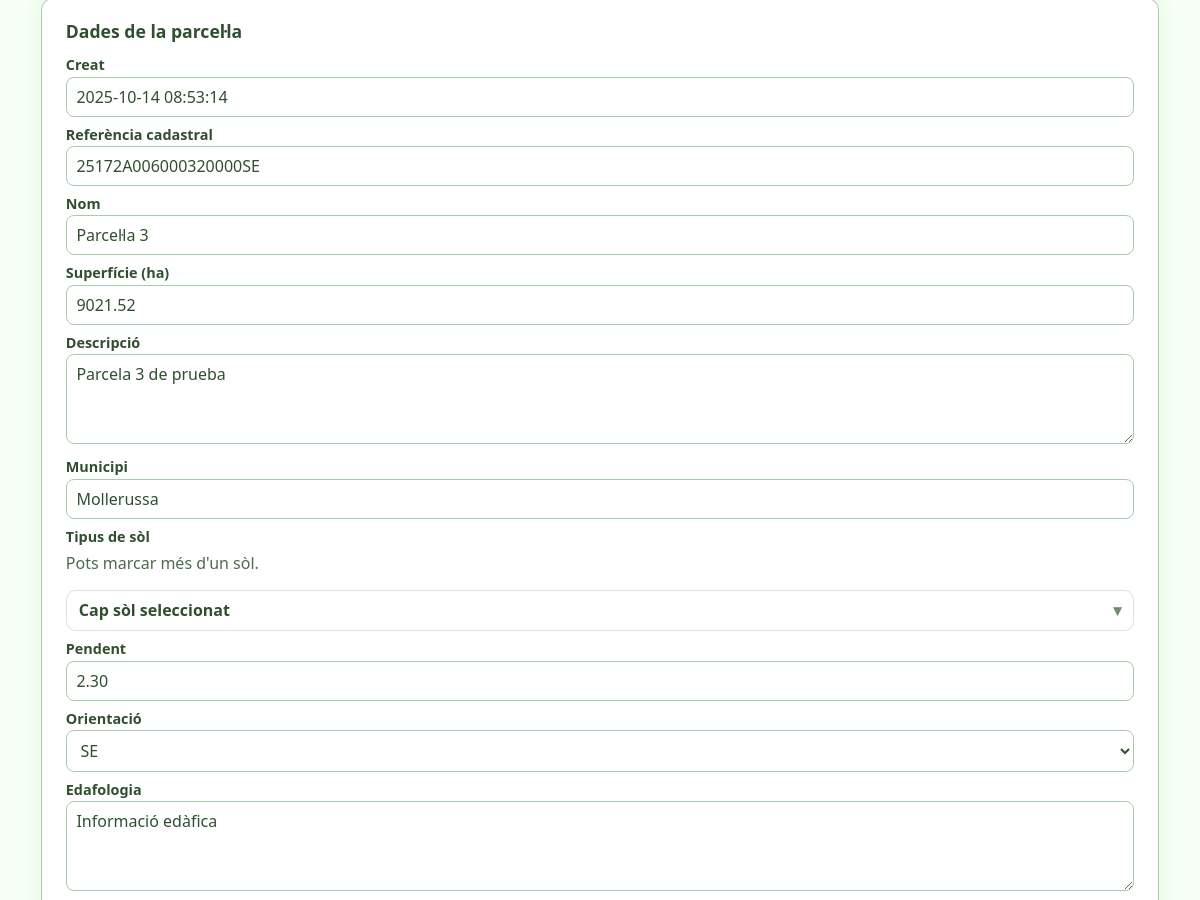
/PHP/editar_parcela.php?id=3 (middle part), run on an earlier commit of the app's database.
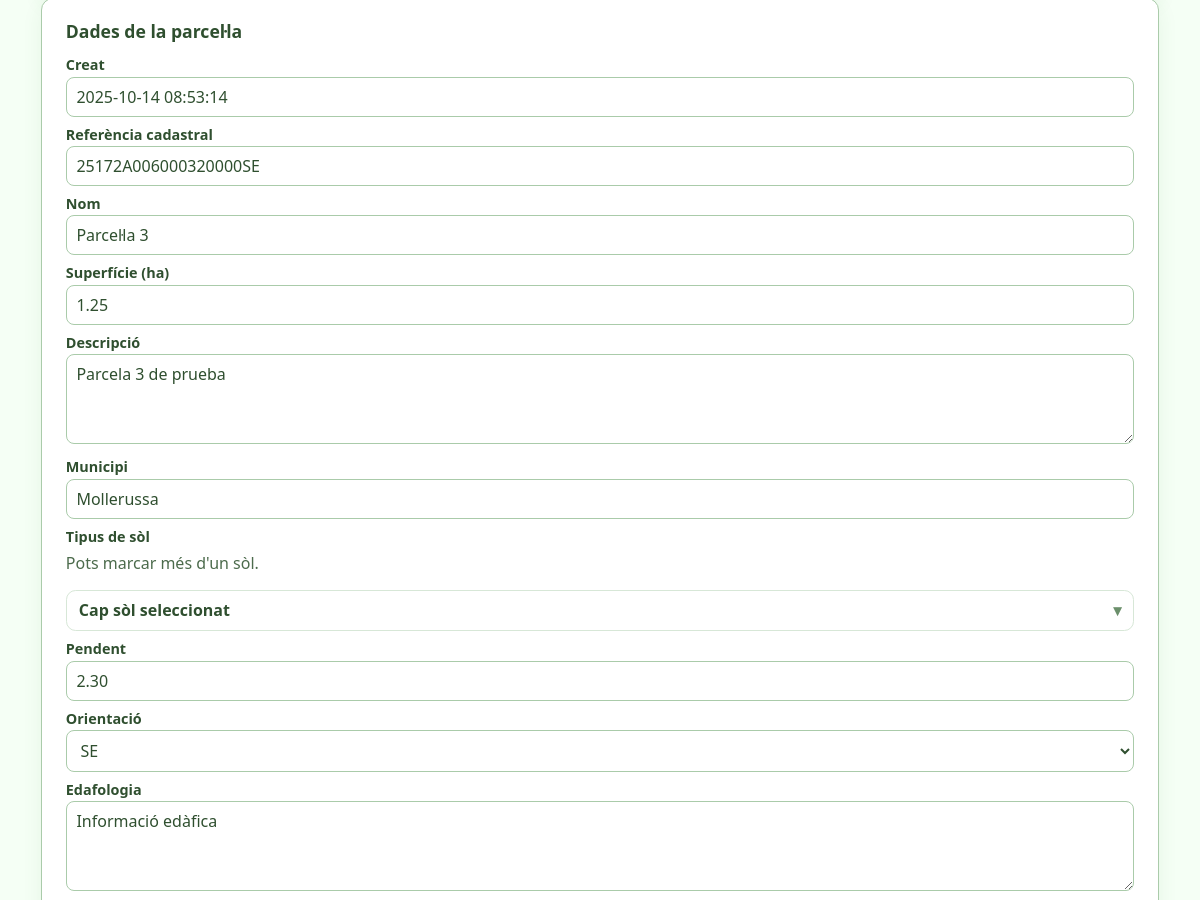
And on a later commit of the database.
### tables this page shows
CREATE TABLE `parcela` (
  `id_parcela` int(11) NOT NULL AUTO_INCREMENT,
  `ref_cadastral` varchar(50) NOT NULL,
  `nom` varchar(100) DEFAULT NULL,
  `superficie` decimal(10,2) DEFAULT NULL,
  `descripcio` text DEFAULT NULL,
  `municipi` varchar(100) DEFAULT NULL,
  `geometria` geometry NOT NULL,
  `geometria_kml` longtext NOT NULL,
  `foto_url` varchar(255) DEFAULT NULL,
  `edafo` text DEFAULT NULL,
  `documentacio` text DEFAULT NULL,
  `created_at` timestamp NULL DEFAULT current_timestamp(),
  `pendent` decimal(5,2) DEFAULT NULL COMMENT 'Percentatge de pendent',
  `orientacio` enum('N','S','E','O','NE','NO','SE','SO') DEFAULT NULL COMMENT 'Orientació dominant',
  PRIMARY KEY (`id_parcela`),
  UNIQUE KEY `ref_cadastral` (`ref_cadastral`),
  SPATIAL KEY `geometria` (`geometria`)
);

### PHP/editar_parcela.php (the view, shortened to what this page needs)
<?php
$conn = new mysqli("localhost","root","","web");
$id = intval($_GET['id'] ?? 0);
$stmt = $conn->prepare("SELECT p.*, ST_AsGeoJSON(p.geometria) AS geometria_geojson FROM parcela p WHERE p.id_parcela=?");
$stmt->bind_param("i", $id);
$stmt->execute();
$res = $stmt->get_result();
$p = $res ? $res->fetch_assoc() : null;
$sols = [];
$stmt = $conn->prepare("SELECT id_sol, tipus FROM sol ORDER BY tipus");
$stmt->execute();
$res = $stmt->get_result();
if ($res) {
    while ($row = $res->fetch_assoc()) {
        $sols[] = $row;
    }
}
?>
<!DOCTYPE html>
<html lang="ca">
<head>
<link rel="stylesheet" href="../HTML/styles.css">
<link rel="stylesheet" href="https://unpkg.com/leaflet/dist/leaflet.css" />
<link rel="stylesheet" href="https://unpkg.com/leaflet-draw/dist/leaflet.draw.css"/>
<link rel="stylesheet" href="https://cdnjs.cloudflare.com/ajax/libs/font-awesome/6.5.1/css/all.min.css">
</head>
<body>
  <div class="page">
    <div class="panel">
      <h2 class="panel-title">Dades de la parcel·la</h2>
      <form method="post" action="../PHP/guardar_edicion_parcela.php" enctype="multipart/form-data">
        <label>Creat</label>
        <input type="text" value="<?= htmlspecialchars($p['created_at']) ?>" readonly>
        <label>Referència cadastral</label>
        <input type="text" name="ref_cadastral" value="<?= htmlspecialchars($p['ref_cadastral']) ?>" required>
        <label>Nom</label>
        <input type="text" name="nom" value="<?= htmlspecialchars($p['nom']) ?>">
        <label>Superfície (ha)</label>
        <input type="number" step="0.01" name="superficie" id="superficie" value="<?= htmlspecialchars($p['superficie']) ?>">
        <label>Descripció</label>
        <textarea name="descripcio"><?= htmlspecialchars($p['descripcio']) ?></textarea>
        <label>Municipi</label>
        <input type="text" name="municipi" value="<?= htmlspecialchars($p['municipi']) ?>">
        <label>Tipus de sòl</label>
        <?php if (!empty($sols)): ?>
          <p style="margin-top:6px; color:#4c6b4c;">Pots marcar més d'un sòl.</p>
          <div class="multiselect" data-multiselect>
            <button type="button" class="multiselect-toggle">Selecciona sòls</button>
          </div>
        <?php else: ?>
          <p style="margin-top:8px; color:#8a2a2a;">No hi ha sòls disponibles. Crea un sòl abans d'assignar-lo.</p>
        <?php endif; ?>
        <label>Pendent</label>
        <input type="number" step="0.01" name="pendent" value="<?= $p['pendent'] ?>">
        <label>Orientació</label>
        <select name="orientacio">
          <?php
          $opcions = ['N','S','E','O','NE','NO','SE','SO'];
          foreach ($opcions as $op) {
              $sel = ($op === ($p['orientacio'] ?? '')) ? 'selected' : '';
              echo "<option value=\"$op\" $sel>$op</option>";
          }
          ?>
        </select>
        <label>Edafologia</label>
        <textarea name="edafo"><?= htmlspecialchars($p['edafo']) ?></textarea>
      </form>
    </div>
  </div>
</body>
</html>

What changed in the data, as far as the page shows it:
changed parcela "25172A006000320000SE": superficie "9021.52" → "1.25"
